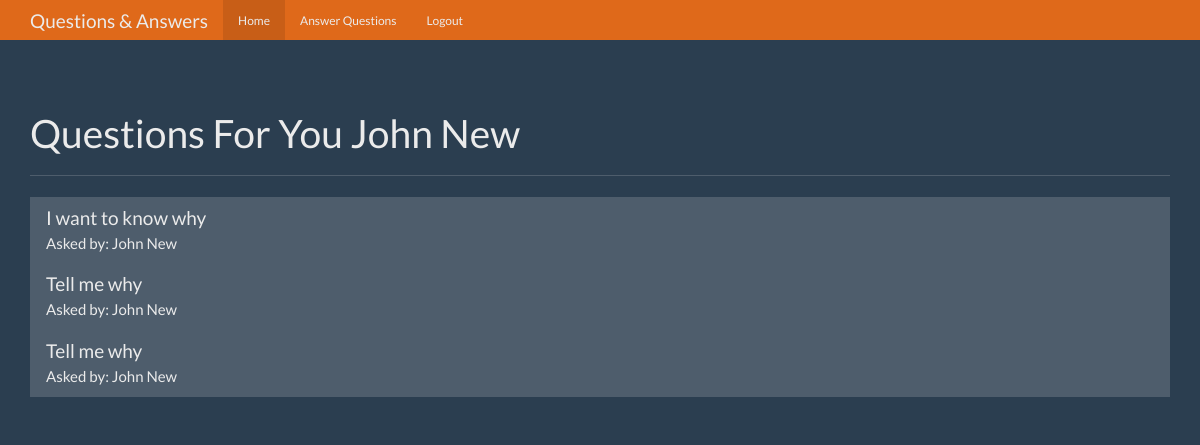
The page /unanswered (signed in) on the database as committed earlier.
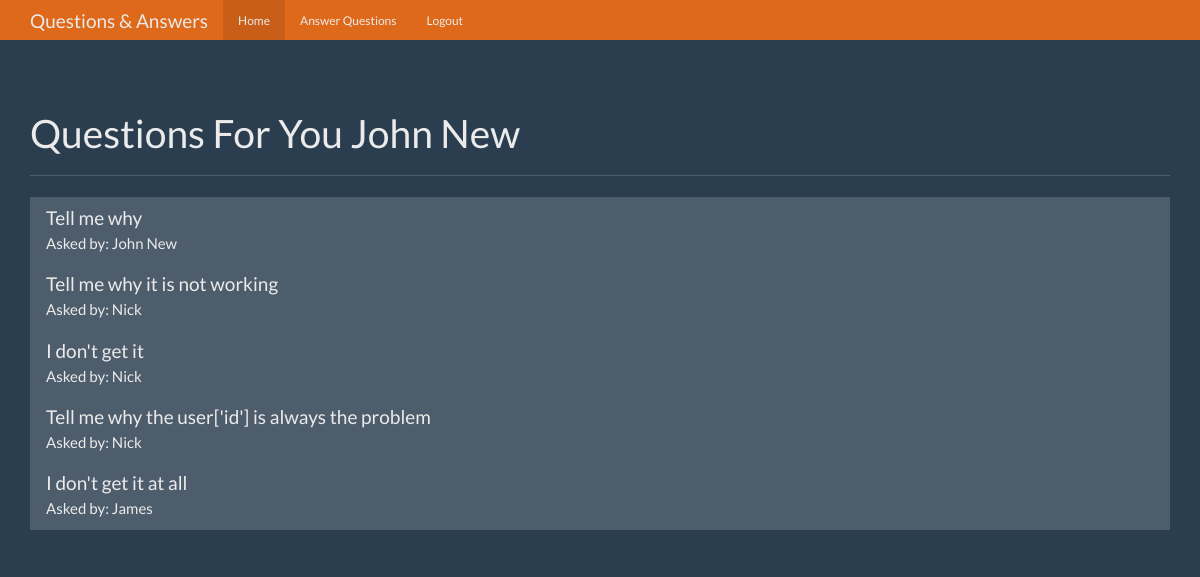
The same page on the database as committed later.
### tables this page shows
CREATE TABLE users (
    id integer primary key,
    name text not null,
    password text not null,
    expert boolean not null,
    admin boolean not null 
);

CREATE TABLE questions (
    id integer primary key,
    question_text text not null,
    answer_text text,
    asked_by_id integer not null,
    expert_id integer not null
);

### app.py (the view)
@app.route('/unanswered')
def unanswered():
    user = get_current_user()
    db = get_db()
    question_cur = db.execute("select questions.id, questions.question_text, users.name from questions \
                              join users on users.id = questions.asked_by_id where questions.answer_text is null and questions.expert_id = ?", [user['id']])
    questions = question_cur.fetchall()
    return render_template('unanswered.html', user=user, questions=questions)

### app.py (called while the page is built)
def get_current_user():
    user_result = None
    if 'user' in session:
        user = session['user']
        db = get_db()
        user_cur = db.execute('select id, name, password, expert, admin from users where name = ?', [user])
        user_result = user_cur.fetchone()
    return user_result

### database.py (called while the page is built)
def connect_db():
    sql = sqlite3.connect('C:/Users/broersma/Documents/questions_app/questions.db')
    sql.row_factory = sqlite3.Row
    return sql

def get_db():
    if not hasattr(g, 'sqlite_db'):
        g.sqlite_db = connect_db()
    return g.sqlite_db

### templates/unanswered.html
{% extends 'base.html' %}
{% block body %}
    <div class="container theme-showcase" role="main">
      <div class="page-header">
        <h1>Questions For You {{ user.name }}</h1>
      </div>
      <div class="row">
        <div class="col-lg-12">
          <div class="list-group">
            {% for question in questions %}
            <a href="{{ url_for('answer', question_id=question['id'])}}" class="list-group-item">
              <h4 class="list-group-item-heading">{{ question['question_text'] }}</h4>
              <p class="list-group-item-text">Asked by: {{ question['name']  }}</p>
            </a>
            {% endfor %}
          </div>
        </div>
      </div>
    </div>
{% endblock %}

### templates/base.html (shortened to what this page needs)
<!DOCTYPE html>
<html>
  <head>
    <link href="{{ url_for('static', filename='bootstrap.min.css') }}" rel="stylesheet">
    <link href="{{ url_for('static', filename='theme.css') }}" rel="stylesheet">
  </head>
<body>
    <nav class="navbar navbar-inverse navbar-fixed-top">
        <div class="container">
          <div class="navbar-header">
            <a class="navbar-brand" href="#">Questions & Answers</a>
          </div>
          <div id="navbar" class="navbar-collapse collapse">
            <ul class="nav navbar-nav">
              <li class="active"><a href="{{ url_for('index') }}">Home</a></li>
              {% if user and user['expert'] == 1 %}
              <li><a href="{{ url_for('unanswered') }}">Answer Questions</a></li>
              {% endif %}
              {% if user %}
              <li><a href="{{ url_for('logout') }}">Logout</a></li>
              {% endif %}
            </ul>
          </div>
        </div>
      </nav>
{% block body %}{% endblock %}
</body>
</html>

### static/theme.css (style rules this page uses)
body { padding-top: 70px; padding-bottom: 30px; }

Rows that differ between the two databases and show on the page:
no longer on this page (row edited): questions: question_text "I want to know why", name "John New"
no longer on this page (row edited): questions: question_text "Tell me why", name "John New"
added questions: question_text "Tell me why it is not working", name "Nick"
added questions: question_text "I don't get it", name "Nick"
added questions: question_text "Tell me why the user['id'] is always the problem", name "Nick"
added questions: question_text "I don't get it at all", name "James"
